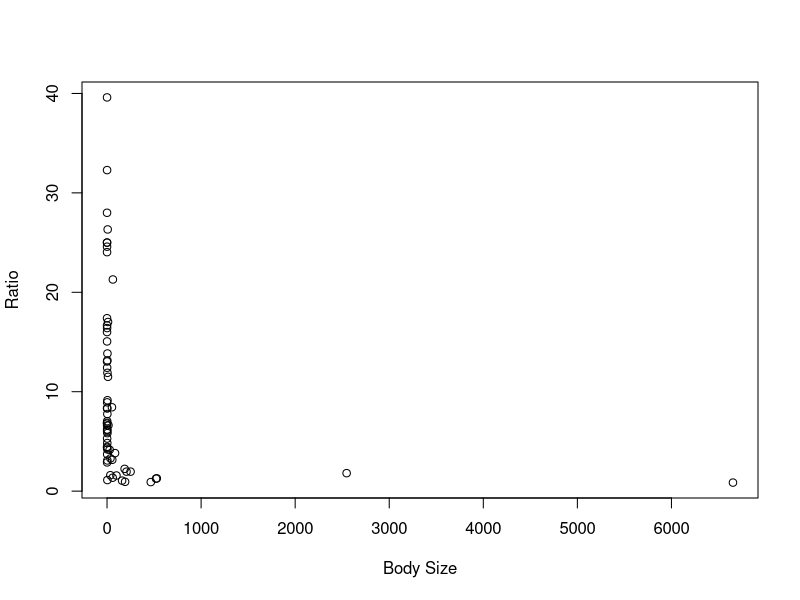

Write R code to recreate this figure.
## ---- chunk 1
# Q1
mammals = read.csv(file = "mammals.csv")
mammals$r = mammals$brain / mammals$body
Biggest = which.max(mammals$r)
mammals[Biggest,]
Smallest = which.min(mammals$r)
mammals[Smallest,]

plot(mammals$body, mammals$r, xlab = "Body Size", ylab = "Ratio")
## ---- chunk 2
# Q2

db = c(dbinom(0:3, 4, 0.312))
possiblity = c(db[1:3], 1 - sum(db[1:3]))
games = c(17, 31, 17, 5)

result = chisq.test(games, p = possiblity)
result

db = c(dbinom(0:4, 5, 0.312))
possiblity = c(db[1:3], 1 - sum(db[1:3]))
games = c(5, 5, 4, 11)

result = chisq.test(games, p = possiblity)
result
## ---- chunk 3
# Q3

dices = c(17, 16, 20, 25, 12, 10)
possiblity = 0
possiblity[1:6] = 1 / 6
result = chisq.test(dices, p = possiblity)
result
if (result$p.value > 0.05) {
  print("Tossing 1 is not fair")
} else {
  print("Tossing 1 is fair")
}

possiblity[1:3] = 1 / 3
dices = c(33, 45, 22)
result = chisq.test(dices, p = possiblity[1:3])
result
if (result$p.value > 0.05) {
  print("Tossing 2 is not fair")
} else {
  print("Tossing 2 is fair")
}
## ---- chunk 4
#  Q4

result = prop.test(120, 276, 0.375)
result

result$conf.int

binom.test(120, 276, 0.375)
## ---- chunk 5
#  Q5

x1 = rnorm(100, mean = 0, sd = 1)
y1 = rnorm(100, mean = 0.2, sd = 1)
t.test(x1, y1)

x2 <- rnorm(500, mean = 0, sd = 1)
y2 <- rnorm(500, mean = 0.2, sd = 1)
t.test(x2, y2)
